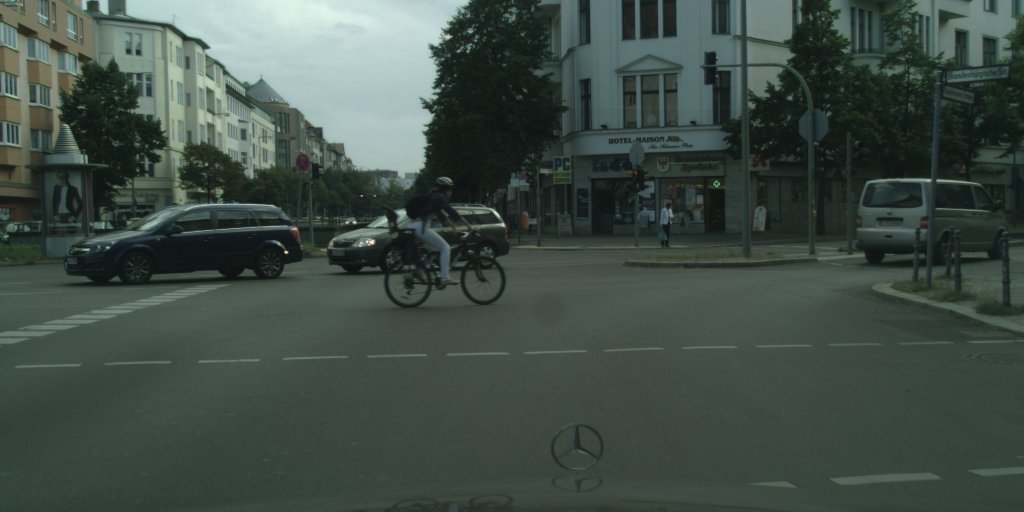
#> input picture Part 1/tfl_images_for_part_1/berlin_000003_000019_leftImg8bit.png, 2048 x 1024 px (shown at 1/2 size); its folder holds only this picture in this run
$ python run_attention.py --image tfl_images_for_part_1/berlin_000003_000019_leftImg8bit.png --dir tfl_images_for_part_1
#> lines starting #> are read from the running program, lines starting #| are printed output that depends on the picture
#> in test_find_tfl_lights, image is the input picture: shape (1024, 2048, 3); mean R, G, B 64.3, 77.4, 70.6
try:
    import os
    import json
    import glob
    import argparse

    import numpy as np
    from scipy import signal as sg
    import scipy.ndimage as ndimage
    from scipy.ndimage.filters import maximum_filter

    from PIL import Image

    import matplotlib.pyplot as plt
except ImportError:
    print("Need to fix the installation")
    raise


def find_tfl_lights(c_image: np.ndarray, **kwargs):
    """
    Detect candidates for TFL lights. Use c_image, kwargs and you imagination to implement
    :param c_image: The image itself as np.uint8, shape of (H, W, 3)
    :param kwargs: Whatever config you want to pass in here
    :return: 4-tuple of x_red, y_red, x_green, y_green
    """
    import skimage.transform as st

    from skimage.feature import peak_local_max
    #c_image = st.resize(c_image, (int(c_image.shape[0]*1), int(c_image.shape[1]*1)))

    green = c_image[:, :, 1]
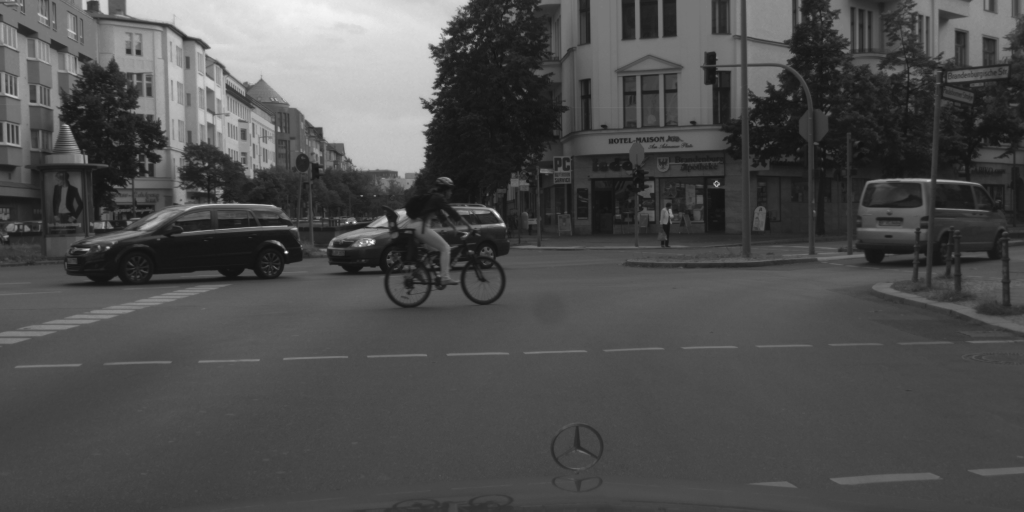
#> green: shape (1024, 2048) (shown at 1/2 size); min 18, max 255, mean 77.4
    red = c_image[:, :, 0]
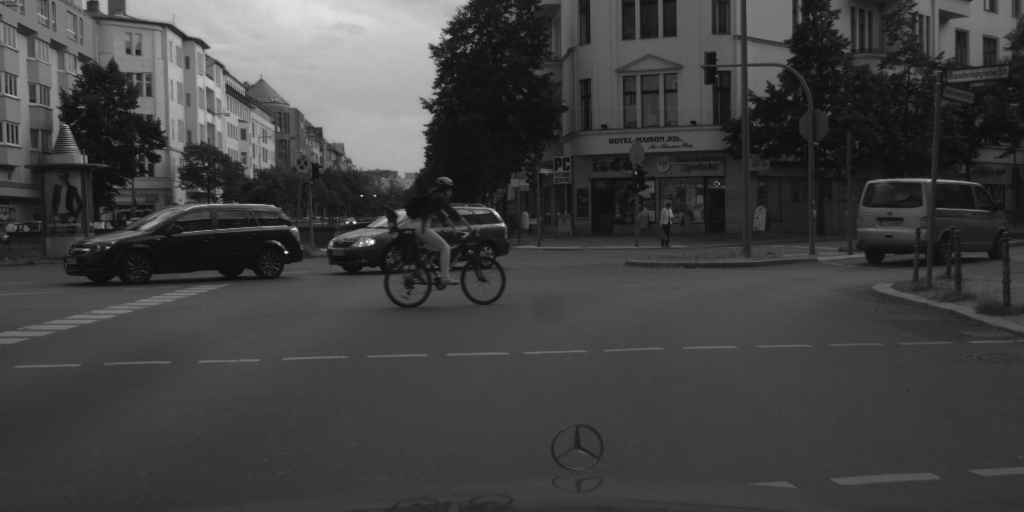
#> red: shape (1024, 2048) (shown at 1/2 size); min 0, max 255, mean 64.3

    filter_for_green = np.array([[-2, -2, -2, -2, -2],
                                [-2, -2, -2, -2, -2],
                                [-2, -1, -0.5, -1, -2],
                                [-1, 3, 5, 3, -1],
                                [-0.5, 5, 6, 5, -0.5],
                                [-1, 3, 5, 3, -1],
                                [-2, -1, -0.5, -1, -2]])

    filter_for_red = np.array([[-2, -1, -0.5, -1, -2],
                               [-1, 3, 5, 3, -1],
                               [-0.5, 5, 6, 5, -0.5],
                               [-1, 3, 5, 3, -1],
                               [-2, -1, -0.5, -1, -2],
                               [-2, -2, -2, -2, -2],
                               [-2, -2, -2, -2, -2]])


    green_processed_image = sg.convolve2d(green, filter_for_green)
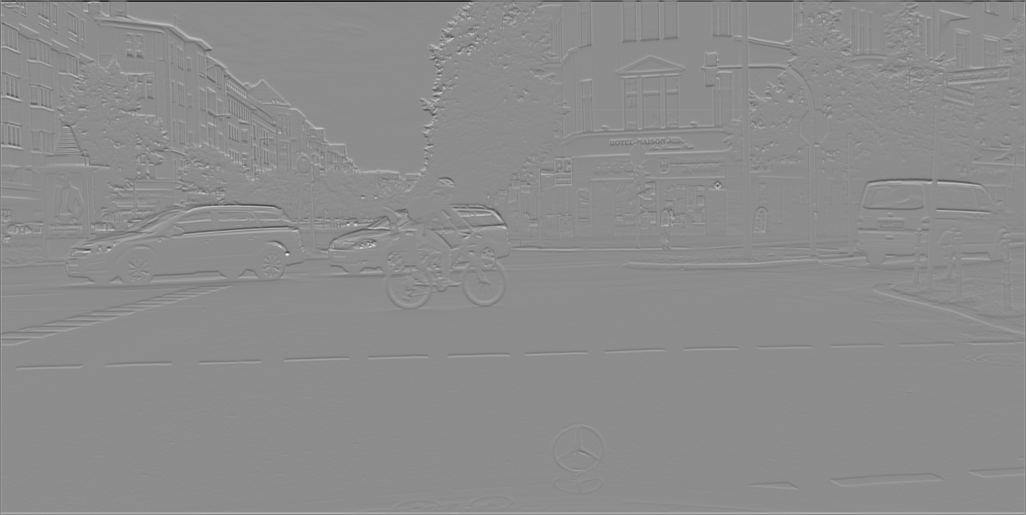
#> green_processed_image: shape (1030, 2052) float64 (shown at 1/2 size); min -6399, max 5196, mean 0; drawn with min black and max white
    red_processed_image = sg.convolve2d(red, filter_for_red)
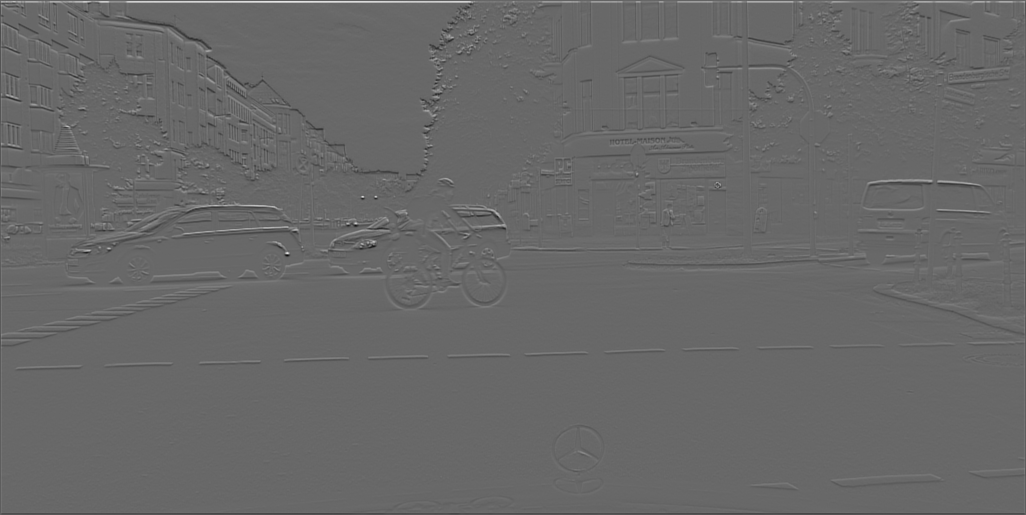
#> red_processed_image: shape (1030, 2052) float64 (shown at 1/2 size); min -4101.5, max 5915.5, mean 0; drawn with min black and max white

    coordinates_red = peak_local_max(red_processed_image, min_distance=20, num_peaks=10)
#> coordinates_red = [[506, 574], [393, 725], [393, 751], [447, 712], [411, 514], [483, 747], [253, 136], [455, 532], [411, 432], [500, 178]]
    coordinates_green = peak_local_max(green_processed_image, min_distance=20, num_peaks=10)
#> coordinates_green = [[449, 696], [508, 574], [490, 747], [495, 722], [503, 174], [455, 1009], [395, 725], [459, 208], [499, 219], [95, 872]]

    red_x = [i[1]*1 for i in coordinates_red]
#> red_x = [574, 725, 751, 712, 514, 747, 136, 532, 432, 178]
    red_y = [i[0]*1 for i in coordinates_red]
#> red_y = [506, 393, 393, 447, 411, 483, 253, 455, 411, 500]
    green_x = [i[1]*1 for i in coordinates_green]
#> green_x = [696, 574, 747, 722, 174, 1009, 725, 208, 219, 872]
    green_y = [i[0]*1 for i in coordinates_green]
#> green_y = [449, 508, 490, 495, 503, 455, 395, 459, 499, 95]

    return red_x, red_y, green_x, green_y


def show_image_and_gt(image, objs, fig_num=None):
    plt.figure(fig_num).clf()
    plt.imshow(image)
    labels = set()
    if objs is not None:
        for o in objs:
            poly = np.array(o['polygon'])[list(np.arange(len(o['polygon']))) + [0]]
            plt.plot(poly[:, 0], poly[:, 1], 'r', label=o['label'])
            labels.add(o['label'])
        if len(labels) > 1:
            plt.legend()


def test_find_tfl_lights(image_path, json_path=None, fig_num=None):
    """
    Run the attention code
    """
    image = np.array(Image.open(image_path))
    if json_path is None:
        objects = None
    else:
        gt_data = json.load(open(json_path))
        what = ['traffic light']
        objects = [o for o in gt_data['objects'] if o['label'] in what]

    show_image_and_gt(image, objects, fig_num)

    red_x, red_y, green_x, green_y = find_tfl_lights(image, some_threshold=42)
#> red_x = [574, 725, 751, 712, 514, 747, 136, 532, 432, 178]; red_y = [506, 393, 393, 447, 411, 483, 253, 455, 411, 500]; green_y = [449, 508, 490, 495, 503, 455, 395, 459, 499, 95]
    plt.plot(red_x, red_y, 'ro', color='r', markersize=4)
    plt.plot(green_x, green_y, 'ro', color='g', markersize=4)
    plt.show(block=True)
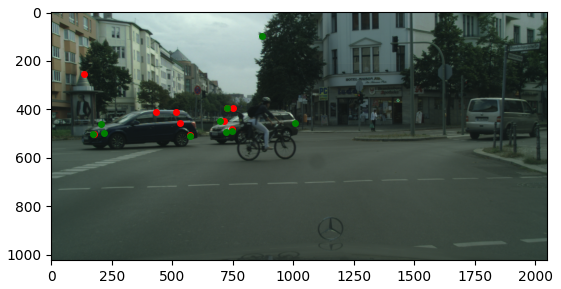
#> figure drawn by matplotlib, 1 panel

def main(argv=None):
    """It's nice to have a standalone tester for the algorithm.
    Consider looping over some images from here, so you can manually examine the results
    Keep this functionality even after you have all system running, because you sometime want to debug/improve a module
    :param argv: In case you want to programmatically run this"""
    parser = argparse.ArgumentParser("Test TFL attention mechanism")
    parser.add_argument('-i', '--image', type=str, help='Path to an image')
    parser.add_argument("-j", "--json", type=str, help="Path to json GT for comparison")
    parser.add_argument('-d', '--dir', type=str, help='Directory to scan images in')
    args = parser.parse_args(argv)
    default_base = 'tfl_images_for_part_1'
    if args.dir is None:
        args.dir = default_base
    flist = glob.glob(os.path.join(args.dir, '*_leftImg8bit.png'))
    for image in flist:
        json_fn = image.replace('_leftImg8bit.png', '_gtFine_polygons.json')
        if not os.path.exists(json_fn):
            json_fn = None
        test_find_tfl_lights(image, json_fn)
    if len(flist):
        print("You should now see some images, with the ground truth marked on them. Close all to quit.")
    else:
        print("Bad configuration?? Didn't find any picture to show")
    plt.show(block=True)


if __name__ == '__main__':
    main()

$ run again, on Part 1/tfl_images_for_part_1/mainz_000003_010880_leftImg8bit.png
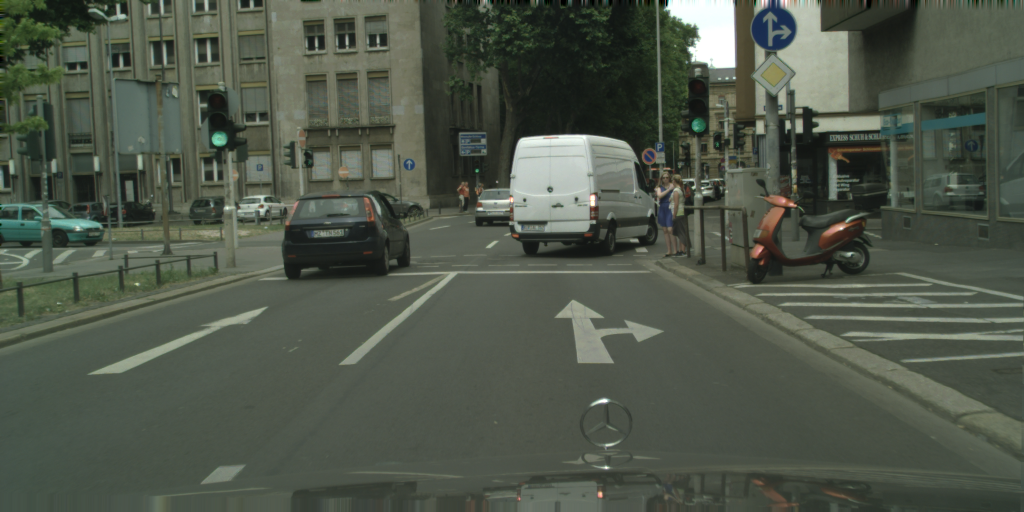
#> input picture Part 1/tfl_images_for_part_1/mainz_000003_010880_leftImg8bit.png, 2048 x 1024 px (shown at 1/2 size)
#> in test_find_tfl_lights, image is the input picture: shape (1024, 2048, 3); mean R, G, B 78.9, 86.5, 73.8
#> in find_tfl_lights, `red_processed_image = sg.convolve2d(red, filter_for_red)`:
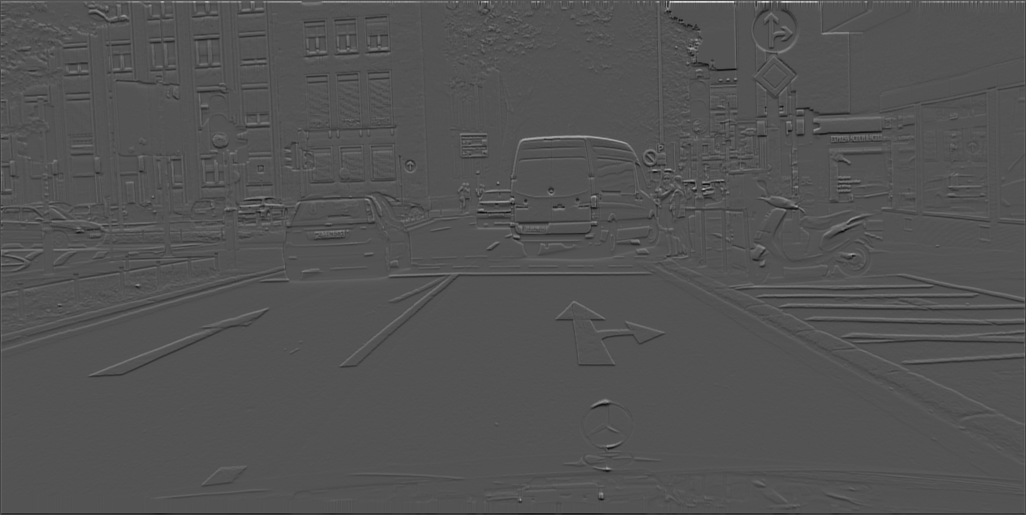
#> red_processed_image: shape (1030, 2052) float64 (shown at 1/2 size); min -3495, max 7196, mean 0; drawn with min black and max white
#> coordinates_red = [[378, 1406], [279, 1221], [277, 1061], [273, 1169], [273, 1112], [275, 1193], [393, 1190], [412, 1593], [97, 1382], [936, 1214]]
#> coordinates_green = [[461, 1685], [380, 1406], [414, 1189], [807, 1211], [940, 1214], [160, 1471], [406, 1026], [463, 157], [364, 1385], [137, 1470]]
#> in find_tfl_lights, `red_x = [i[1]*1 for i in coordinates_red]`: red_x = [1406, 1221, 1061, 1169, 1112, 1193, 1190, 1593, 1382, 1214]
#> in find_tfl_lights, `red_y = [i[0]*1 for i in coordinates_red]`: red_y = [378, 279, 277, 273, 273, 275, 393, 412, 97, 936]
#> in find_tfl_lights, `green_x = [i[1]*1 for i in coordinates_green]`: green_x = [1685, 1406, 1189, 1211, 1214, 1471, 1026, 157, 1385, 1470]
#> in find_tfl_lights, `green_y = [i[0]*1 for i in coordinates_green]`: green_y = [461, 380, 414, 807, 940, 160, 406, 463, 364, 137]
#> in test_find_tfl_lights, `red_x, red_y, green_x, green_y = find_tfl_lights(image, some_threshold..`: red_y = [378, 279, 277, 273, 273, 275, 393, 412, 97, 936]; green_y = [461, 380, 414, 807, 940, 160, 406, 463, 364, 137]
#> in test_find_tfl_lights, `plt.show(block=True)`:
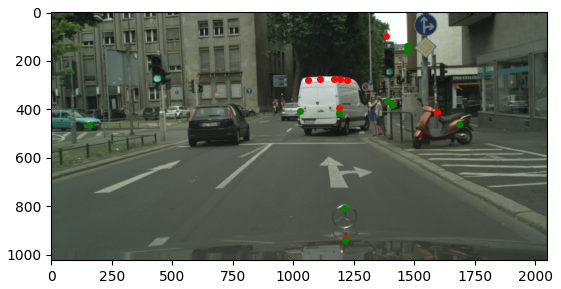
#> figure drawn by matplotlib, 1 panel

$ run again, on Part 1/tfl_images_for_part_1/munster_000003_000019_leftImg8bit.png
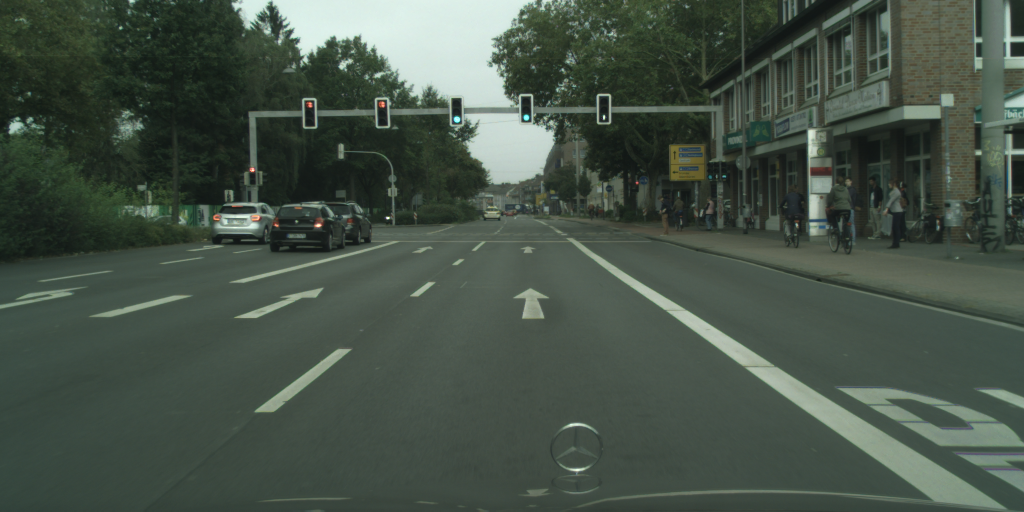
#> input picture Part 1/tfl_images_for_part_1/munster_000003_000019_leftImg8bit.png, 2048 x 1024 px (shown at 1/2 size)
#> in test_find_tfl_lights, image is the input picture: shape (1024, 2048, 3); mean R, G, B 70.2, 82.8, 71.8
#> in find_tfl_lights, `red_processed_image = sg.convolve2d(red, filter_for_red)`:
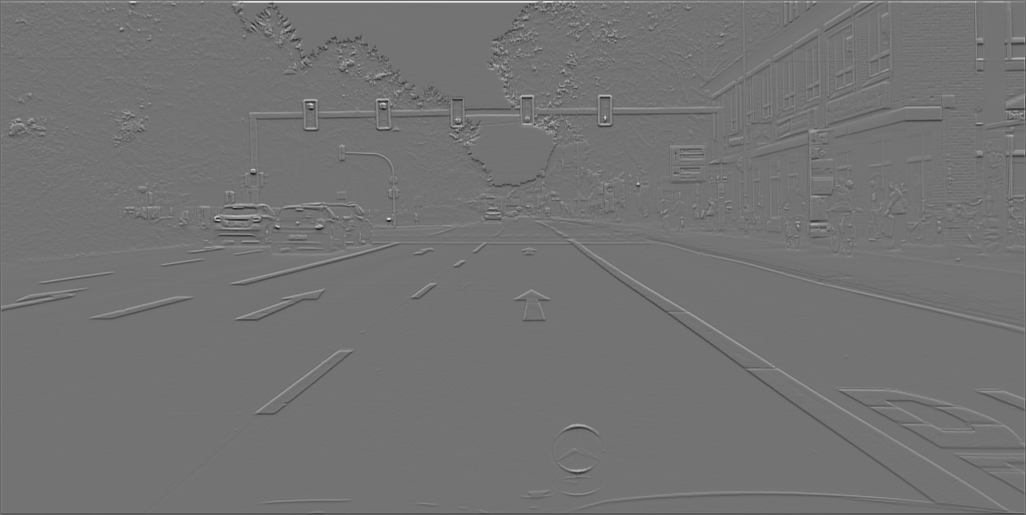
#> red_processed_image: shape (1030, 2052) float64 (shown at 1/2 size); min -4916, max 5937, mean 0; drawn with min black and max white
#> coordinates_red = [[437, 779], [234, 1210], [207, 768], [208, 623], [440, 436], [453, 556], [238, 912], [367, 1276], [339, 508], [432, 475]]
#> coordinates_green = [[440, 776], [241, 1209], [345, 508], [247, 915], [243, 1055], [456, 637], [438, 476], [198, 916], [470, 493], [194, 1205]]
#> in find_tfl_lights, `red_x = [i[1]*1 for i in coordinates_red]`: red_x = [779, 1210, 768, 623, 436, 556, 912, 1276, 508, 475]
#> in find_tfl_lights, `red_y = [i[0]*1 for i in coordinates_red]`: red_y = [437, 234, 207, 208, 440, 453, 238, 367, 339, 432]
#> in find_tfl_lights, `green_x = [i[1]*1 for i in coordinates_green]`: green_x = [776, 1209, 508, 915, 1055, 637, 476, 916, 493, 1205]
#> in find_tfl_lights, `green_y = [i[0]*1 for i in coordinates_green]`: green_y = [440, 241, 345, 247, 243, 456, 438, 198, 470, 194]
#> in test_find_tfl_lights, `red_x, red_y, green_x, green_y = find_tfl_lights(image, some_threshold..`: red_y = [437, 234, 207, 208, 440, 453, 238, 367, 339, 432]; green_y = [440, 241, 345, 247, 243, 456, 438, 198, 470, 194]
#> in test_find_tfl_lights, `plt.show(block=True)`:
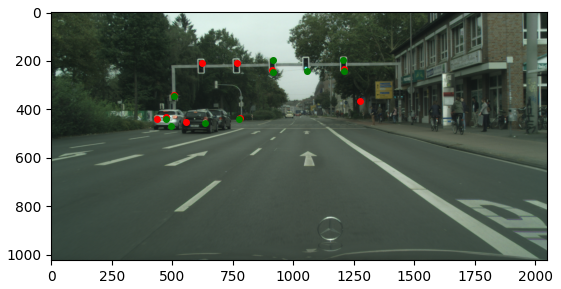
#> figure drawn by matplotlib, 1 panel

$ run again, on Part 1/tfl_images_for_part_1/bremen_000116_000019_leftImg8bit.png
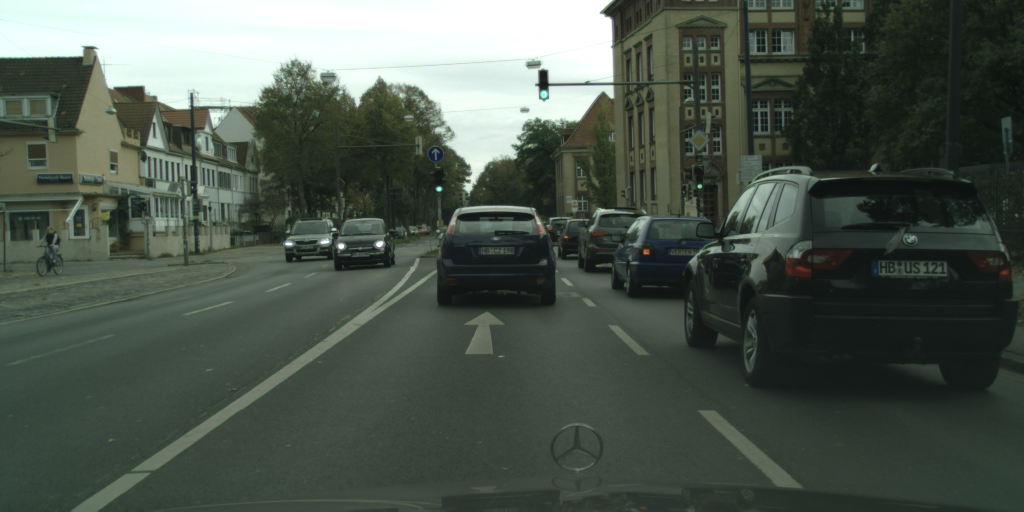
#> input picture Part 1/tfl_images_for_part_1/bremen_000116_000019_leftImg8bit.png, 2048 x 1024 px (shown at 1/2 size)
#> in test_find_tfl_lights, image is the input picture: shape (1024, 2048, 3); mean R, G, B 76.5, 86.6, 77.1
#> in find_tfl_lights, `red_processed_image = sg.convolve2d(red, filter_for_red)`:
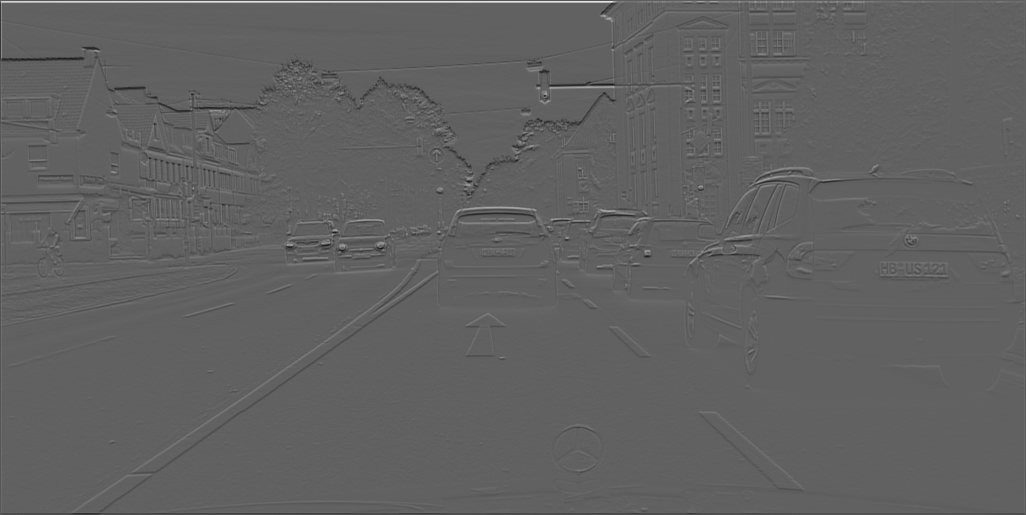
#> red_processed_image: shape (1030, 2052) float64 (shown at 1/2 size); min -4303.5, max 6960.5, mean 0; drawn with min black and max white
#> coordinates_red = [[187, 1092], [490, 584], [422, 1220], [31, 1208], [415, 1018], [174, 1176], [173, 1226], [415, 985], [460, 672], [419, 1068]]
#> coordinates_green = [[384, 878], [378, 1399], [117, 90], [492, 574], [463, 672], [488, 659], [500, 683], [115, 164], [167, 1226], [199, 1224]]
#> in find_tfl_lights, `red_x = [i[1]*1 for i in coordinates_red]`: red_x = [1092, 584, 1220, 1208, 1018, 1176, 1226, 985, 672, 1068]
#> in find_tfl_lights, `red_y = [i[0]*1 for i in coordinates_red]`: red_y = [187, 490, 422, 31, 415, 174, 173, 415, 460, 419]
#> in find_tfl_lights, `green_x = [i[1]*1 for i in coordinates_green]`: green_x = [878, 1399, 90, 574, 672, 659, 683, 164, 1226, 1224]
#> in find_tfl_lights, `green_y = [i[0]*1 for i in coordinates_green]`: green_y = [384, 378, 117, 492, 463, 488, 500, 115, 167, 199]
#> in test_find_tfl_lights, `red_x, red_y, green_x, green_y = find_tfl_lights(image, some_threshold..`: red_y = [187, 490, 422, 31, 415, 174, 173, 415, 460, 419]; green_y = [384, 378, 117, 492, 463, 488, 500, 115, 167, 199]
#> in test_find_tfl_lights, `plt.show(block=True)`:
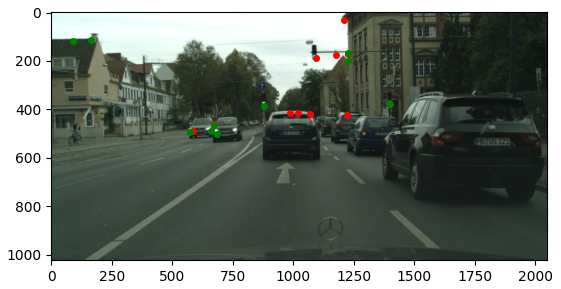
#> figure drawn by matplotlib, 1 panel
